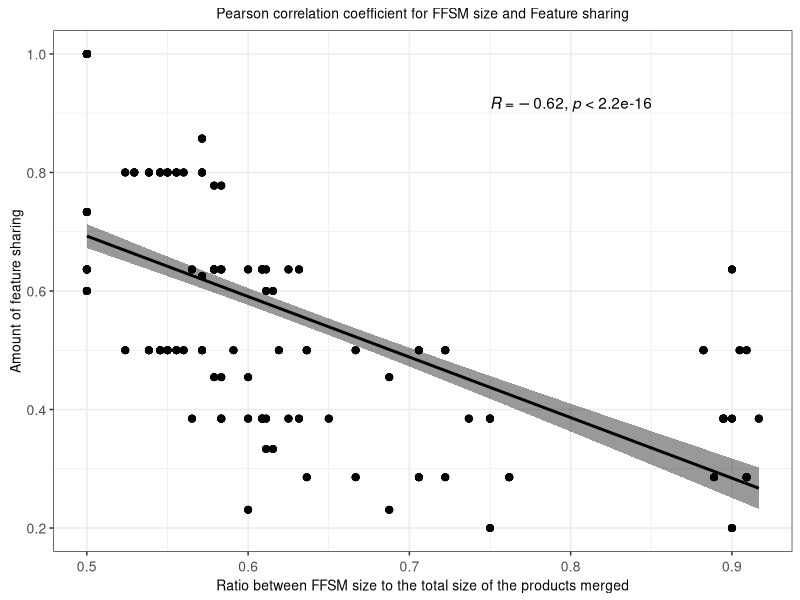
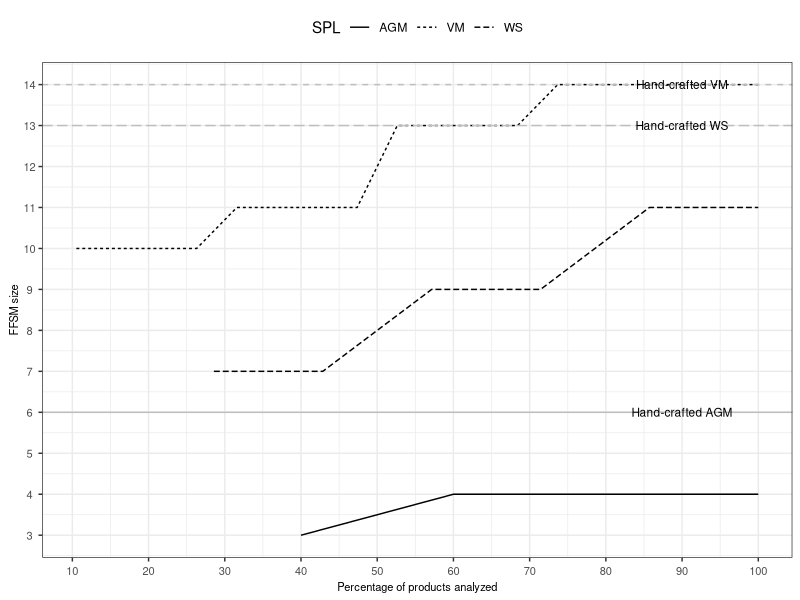
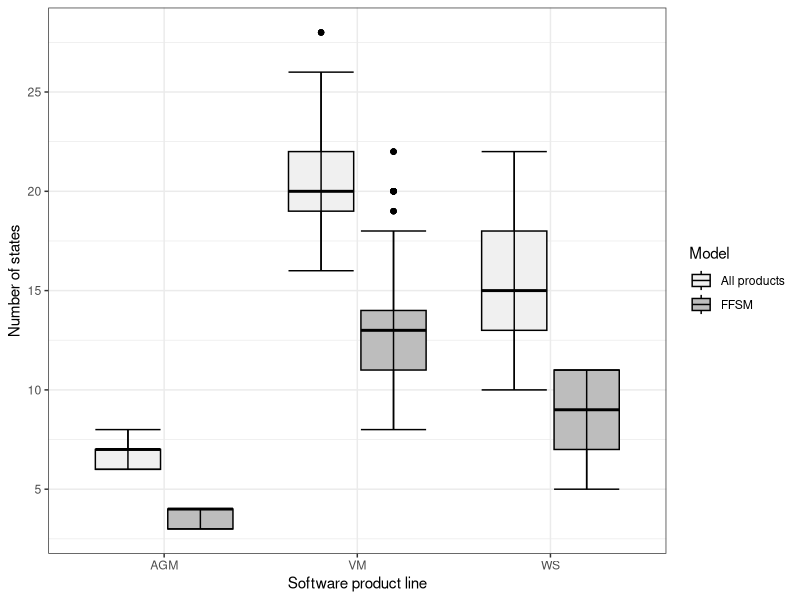
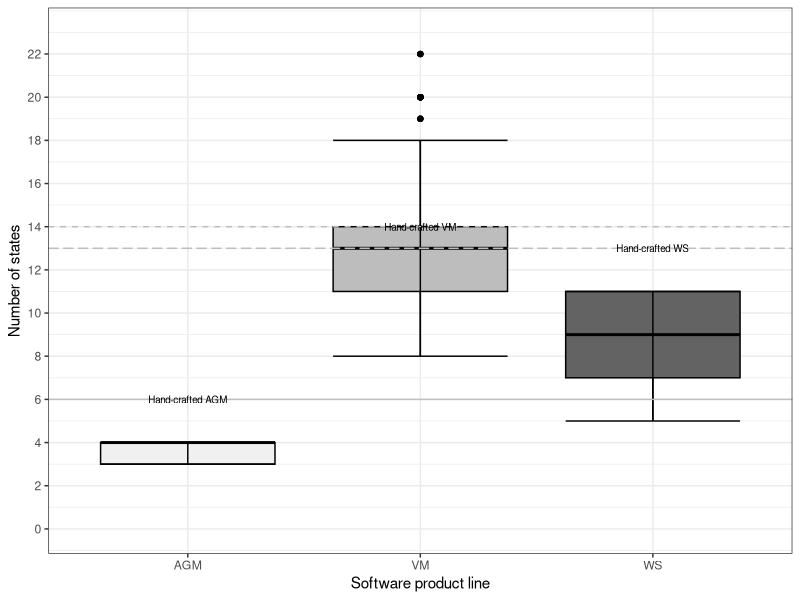
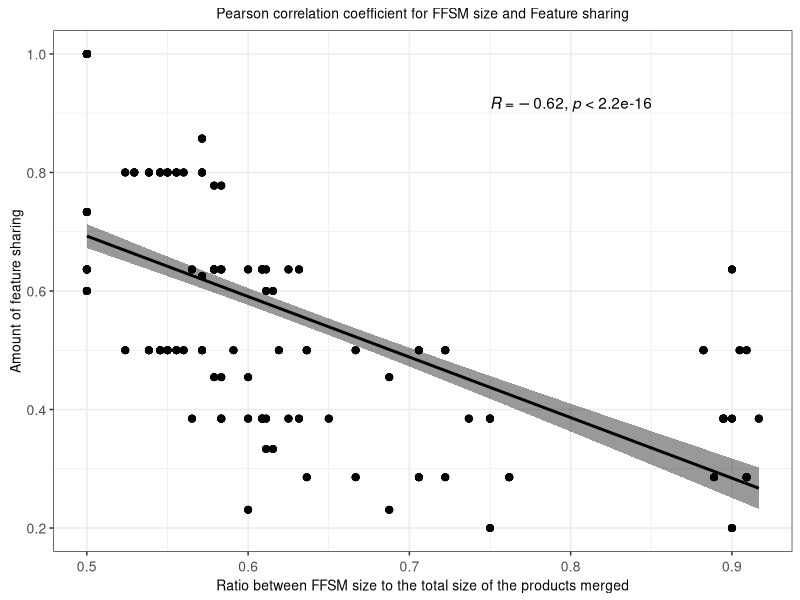
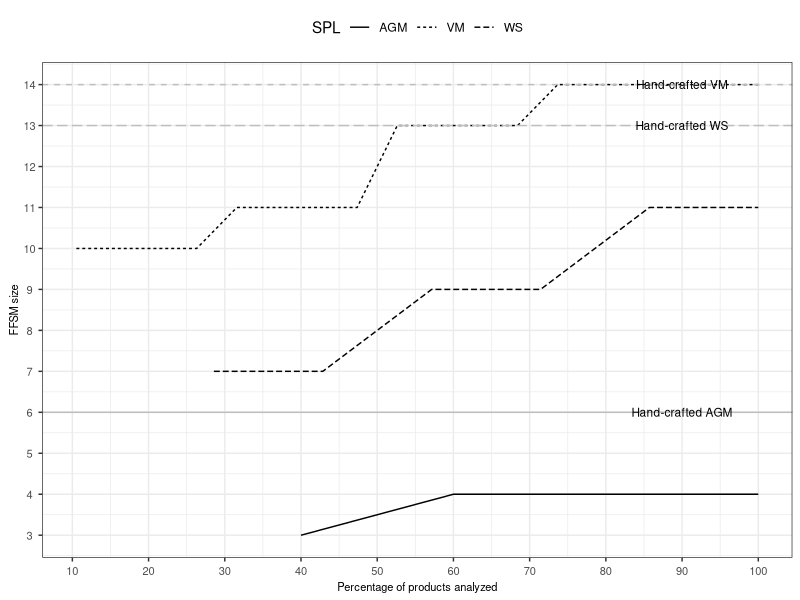
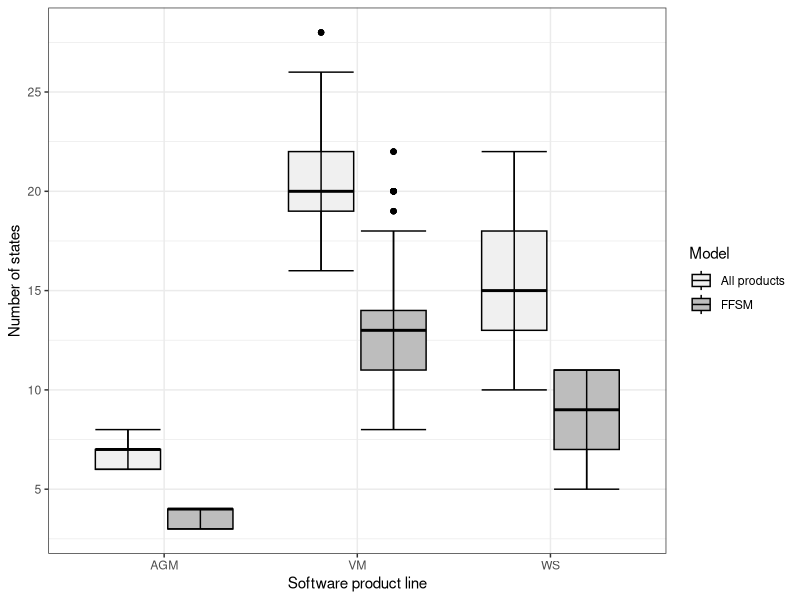
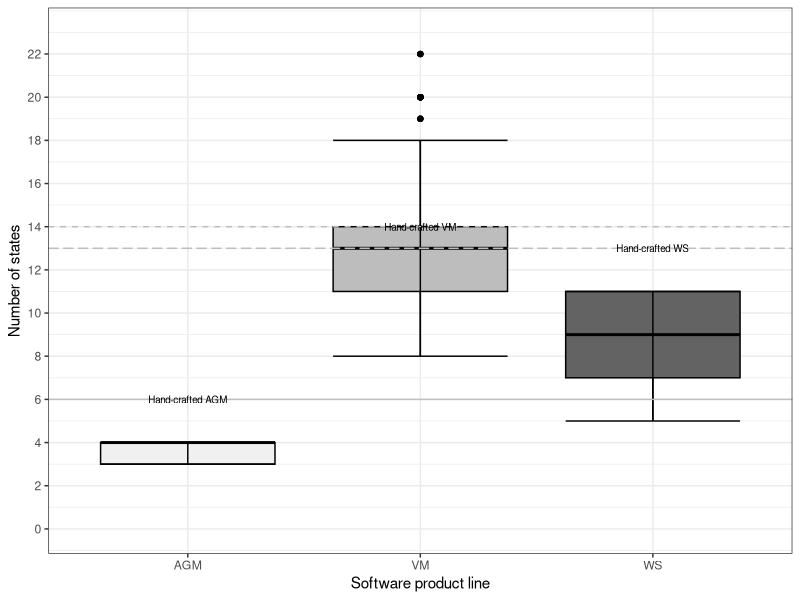

Write R code to recreate these figures, in order. (Note: this script raises an error after producing the figures.)
list.of.packages <- c("ggpubr","ggrepel","ggplot2","effsize")

# new.packages <- list.of.packages[!(list.of.packages %in% installed.packages(lib.loc="/home/cdnd1/Rpackages/")[,"Package"])]
# if(length(new.packages)) install.packages(new.packages,lib="/home/cdnd1/Rpackages/")
# lapply(list.of.packages,require,character.only=TRUE, lib.loc="/home/cdnd1/Rpackages/")

new.packages <- list.of.packages[!(list.of.packages %in% installed.packages()[,"Package"])]
if(length(new.packages)) install.packages(new.packages, dependencies = TRUE)
lapply(list.of.packages,require,character.only=TRUE)

rm(new.packages,list.of.packages)

tab<-read.table("dataset.tab",sep="\t", header=TRUE)
corrMethod<-"pearson"
  
plot<-ggscatter(tab,
                x = "RatioStates",
                xlab = "Ratio between FFSM size to the total size of the products merged",
                y = "RatioFeatures",
                ylab = "Amount of feature sharing",
                title = "Pearson correlation coefficient for FFSM size and Feature sharing",
                add = "reg.line",
                cor.coeff.args = list(method = corrMethod, label.x.npc = 0.6, label.y.npc = 0.9),
                conf.int = TRUE, # Add confidence interval
                cor.coef = TRUE # Add correlation coefficient. see ?stat_cor
)+
  theme_bw()+
  theme(
  plot.title = element_text(hjust = 0.5, size=10),
  axis.text.x  = element_text(angle = 0,   hjust = 0.5, vjust = 0.5, size=10),
  axis.text.y  = element_text(angle = 0,   hjust = 0.5, vjust = 0.5, size=10),
  axis.title.x  = element_text(angle = 0,  hjust = 0.5, vjust = 0.5, size=10),
  axis.title.y  = element_text(angle = 90, hjust = 0.5, vjust = 0.5, size=10)
)

plot
filename <- "correlation.pdf"
ggsave(device=cairo_pdf, filename, width = 8, height = 4, dpi=320)  # ssh plots  

##########################################################################

tab_recov<-read.table("recovering_ffsm.tab",sep="\t", header=TRUE)
tab_recov[,"Products.Analyzed"]<-tab_recov[,"Products.Analyzed"]*100
plot <- ggplot(data=tab_recov, aes_string(x="Products.Analyzed", y="StatesFFSM",shape="SPL")) +
  geom_line(stat = "identity",aes_string(linetype="SPL"))+
  labs(
    y = "FFSM size",
    x = "Percentage of products analyzed",
    title = "Size of the FFSMs recovered"
    )+
  scale_x_continuous(breaks = seq(0,100,10)) +
  scale_y_continuous(breaks = seq(0,15,1))+
  theme_bw()+
  geom_hline(colour="gray", yintercept=6,linetype="solid") + 
  geom_hline(colour="gray", yintercept=14,linetype="dashed") + 
  geom_hline(colour="gray", yintercept=13,linetype="longdash") + 
  annotate("text",x = 90, y = 6, label="Hand-crafted AGM" , size = 3)+
  annotate("text",x = 90, y = 14, label="Hand-crafted VM" , size = 3)+
  annotate("text",x = 90, y = 13, label="Hand-crafted WS" , size = 3)+
  theme(
    # plot.title = element_text(hjust = 0.5, size=9),
    plot.title = element_blank(),
    legend.position="top",
    axis.text.x  = element_text(angle = 0,   hjust = 0.5, vjust = 0.5, size=8),
    axis.text.y  = element_text(angle = 0,   hjust = 0.5, vjust = 0.5, size=8),
    axis.title.x  = element_text(angle = 0,  hjust = 0.5, vjust = 0.5, size=8),
    axis.title.y  = element_text(angle = 90, hjust = 0.5, vjust = 0.5, size=8)
  )
  
plot
filename <- "recovering_ffsm.pdf"
ggsave(device=cairo_pdf, filename, width = 6, height = 4, dpi=320)  # ssh plots  


  

# spl_name<-tab_recov$SPL
spl_name<-gsub("_[0-9]+\\.[a-z]+$","",tab$Reference)
spl_name<-toupper(gsub("^fsm_","",spl_name))
tot_prod_siz<-tab$TotalStatesRef+tab$TotalStatesUpdt
ffsm_siz<-tab$StatesFFSM
tab_prods<-data.frame(SPL=spl_name,Size=ffsm_siz,Model=rep("FFSM",length(spl_name)))
tab_prods<-rbind(tab_prods,setNames(data.frame(spl_name,tot_prod_siz,rep("All products",length(spl_name))),names(tab_prods)))

plot <- ggplot(data=tab_prods, aes_string(x="SPL",y="Size",color="Model",fill="Model")) + 
  geom_boxplot(color = "black")+ 
  stat_boxplot(geom ='errorbar',color = "black")+
  # geom_hline(colour="gray", yintercept=6,linetype="solid") + 
  # geom_hline(colour="gray", yintercept=14,linetype="dashed") + 
  # geom_hline(colour="gray", yintercept=13,linetype="longdash") + 
  # annotate("text",x = 0.650, y = 6, label="Hc AGM" , size = 2)+
  # annotate("text",x = 1.550, y = 14, label="Hc VM" , size = 2)+
  # annotate("text",x = 2.750, y = 13, label="Hc WS" , size = 2)+
  # scale_y_continuous(limits=c(0,30),breaks=seq(0,30,5))+
  scale_y_continuous(breaks=seq(0,30,5))+
  # scale_fill_brewer(palette="Greens") + 
  scale_fill_brewer(palette="Greys") + 
  theme_bw() + 
  labs(x = "Software product line", y = "Number of states")
plot
filename <- "tot_size_prod.pdf"
ggsave(device=cairo_pdf, filename, width = 6, height = 3, dpi=320)  # ssh plots  

plot <- ggplot(data=tab_prods[(tab_prods$Model=="FFSM"),], aes_string(x="SPL",y="Size",color="Model",fill="SPL")) + 
  geom_boxplot(color = "black")+ 
  stat_boxplot(geom ='errorbar', color = "black")+
  geom_hline(colour="gray", yintercept=6,linetype="solid") +
  geom_hline(colour="gray", yintercept=14,linetype="dashed") +
  geom_hline(colour="gray", yintercept=13,linetype="longdash") +
  annotate("text",x = 1.0, y = 6, label="Hand-crafted AGM" , size = 2.5)+
  annotate("text",x = 2.0, y = 14, label="Hand-crafted VM" , size = 2.5)+
  annotate("text",x = 3.0, y = 13, label="Hand-crafted WS" , size = 2.5)+
  scale_y_continuous(limits=c(0,23),breaks=seq(0,23,2))+
  # scale_fill_grey() + 
  scale_fill_brewer(palette="Greys") + 
  theme_bw()+
  theme(
    legend.position="none"
  )+
  labs(x = "Software product line", y = "Number of states")

plot
filename <- "tot_size_prod_2.pdf"
ggsave(device=cairo_pdf, filename, width = 4.5, height = 3, dpi=320)  # ssh plots  


ffsm_orig_size<-list()
ffsm_orig_size[["AGM"]]<-21
ffsm_orig_size[["VM"]]<-14
ffsm_orig_size[["WS"]]<-13
for (variable in unique(spl_name)) {
  tmp_tab<-tab_prods[tab_prods$SPL==variable,]
  wilc_val<-wilcox.test(tmp_tab[tmp_tab$Model=="All products","Size"],tmp_tab[tmp_tab$Model=="FFSM","Size"])
  print(paste(variable," p-value = ",wilc_val$p.value))
  vd_val<-VD.A(tmp_tab$Size,tmp_tab$Model)
  print(paste(variable," Â = ",vd_val$estimate,"(",vd_val$magnitude,")"))
}

for (variable in unique(spl_name)) {
  tmp_tab<-tab_prods[tab_prods$SPL==variable,]
  subtmp_tab<-tmp_tab[tmp_tab$Model=="FFSM",]
  subtmp_tab<-rbind(subtmp_tab,setNames(data.frame(rep(variable,length(subtmp_tab)),rep(ffsm_orig_size[[variable]],length(subtmp_tab)),"Original Size"),names(subtmp_tab)))
  subtmp_tab$Model<-droplevels(subtmp_tab$Model)
  wilc_val<-wilcox.test(subtmp_tab[subtmp_tab$Model=="FFSM","Size"],subtmp_tab[subtmp_tab$Model=="Original Size","Size"])
  print(paste(variable," p-value = ",wilc_val$p.value))
  vd_val<-VD.A(subtmp_tab$Size,subtmp_tab$Model)
  print(paste(variable," Â = ",vd_val$estimate,"(",vd_val$magnitude,")"))
}

